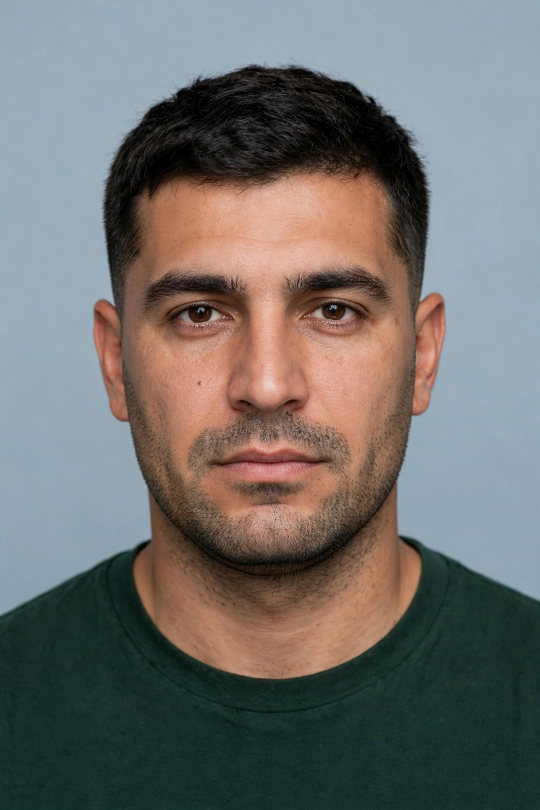
#> input picture facemetric-pilot/assets/M01/_raw/A_crew.jpg, 1080 x 1620 px, given in place of _raw, which was not available (shown at 1/2 size)
$ python render_grid_slide.py ../../facemetric-pilot/assets/M01/_raw ../../facemetric-pilot/assets/M01/_raw ../../facemetric-pilot/assets/M01/_raw ../../facemetric-pilot/assets/M01/_raw --out out.png
#> lines starting #> are read from the running program, lines starting #| are printed output that depends on the picture; pictures that were not available may be replaced by others from this repository, and a replacement may not be noted
#!/usr/bin/env python3
"""Render a faceless "2x2 food grid" TikTok slide (Clear Food-style format).

Layout reproduced from the reference slides:
  * 4 photos in a 2x2 grid, no gutters, each cropped to fill (cover)
  * one caption centred exactly on the horizontal seam, TikTok "classic"
    style: white text, thick black outline, lowercase, no background
  * optional transparent PNG cutout (statue / person) bottom-centre,
    overlapping all four tiles
  * optional "box" caption style (black text on white rounded rect) used
    on CTA slides

Examples:
  python3 render_grid_slide.py -o out.jpg --caption "real PROTEIN" \
      tl.jpg tr.jpg bl.jpg br.jpg
  python3 render_grid_slide.py -o out.jpg --ratio 9:16 \
      --caption "Why is my blood flow so good?" --cutout statue.png a b c d
"""
import argparse
import os
from PIL import Image, ImageDraw, ImageFont, ImageOps

RATIOS = {"3:4": (1080, 1440), "9:16": (1080, 1920)}
HERE = os.path.dirname(os.path.abspath(__file__))
FONT_CANDIDATES = [
    os.path.join(HERE, "TikTokSans-Medium.ttf"),  # drop the real TikTok Sans here if you have it
    "/usr/share/fonts/opentype/inter/Inter-SemiBold.otf",
    "/usr/share/fonts/truetype/dejavu/DejaVuSans-Bold.ttf",
]


# [59 lines left out: functions load_font, wrap, balanced_wrap, draw_caption, not called in this run]


def render_grid(images, caption="", ratio="3:4", style="outline", cutout=None,
                cutout_height=0.45, font_path=None, font_scale=0.07):
    """images: 4 paths or PIL images (TL, TR, BL, BR). Returns a PIL image."""
#> called with caption = '', ratio = '3:4', style = 'outline', cutout_height = 0.45, font_scale = 0.07
    W, H = RATIOS[ratio]
    canvas = Image.new("RGB", (W, H), "black")
#> canvas: PIL image 1080x1440 RGB; every value is 0
    tw, th = W // 2, H // 2
    for i, src in enumerate(images):
        img = src if isinstance(src, Image.Image) else Image.open(src)
#> img is the input picture: PIL image 1080x1620 RGB; mean R, G, B 112.5, 110.8, 108.5
        tile = ImageOps.fit(img.convert("RGB"), (tw, th), Image.LANCZOS)
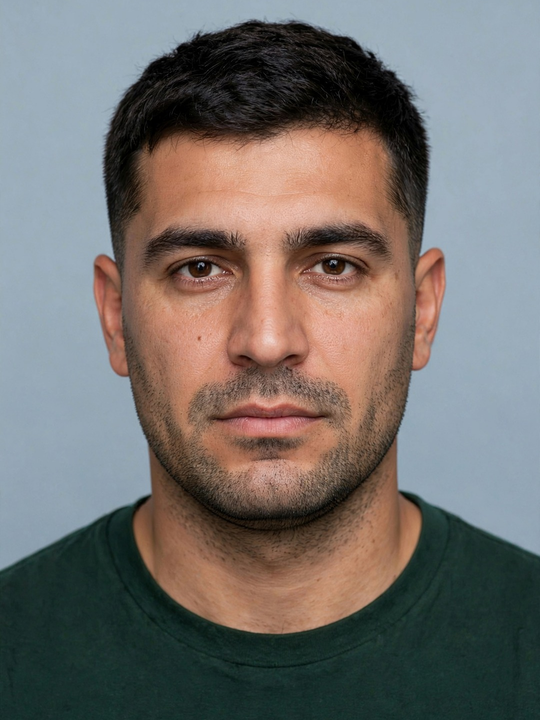
#> tile: PIL image 540x720 RGB; mean R, G, B 115.5, 111, 107.8
        canvas.paste(tile, ((i % 2) * tw, (i // 2) * th))
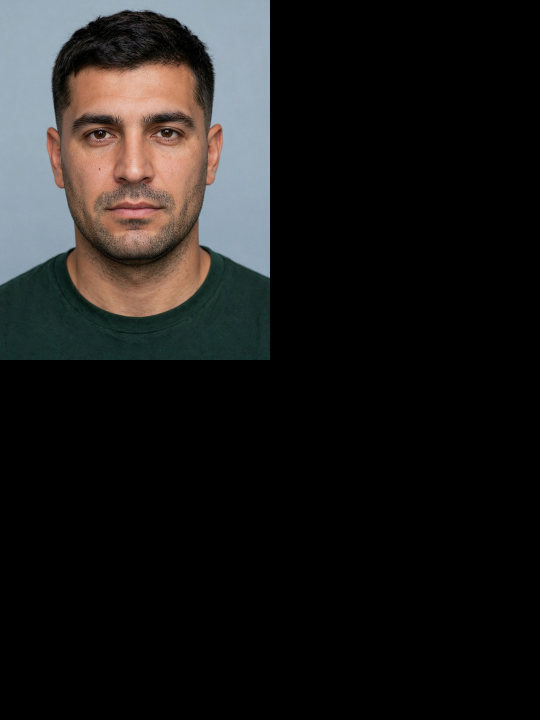
#> canvas: PIL image 1080x1440 RGB (shown at 1/2 size); mean R, G, B 28.9, 27.7, 26.9

    if cutout:
        cut = cutout if isinstance(cutout, Image.Image) else Image.open(cutout)
        cut = cut.convert("RGBA")
        bbox = cut.getbbox()  # trim transparent margins so height is the statue itself
        if bbox:
            cut = cut.crop(bbox)
        ch = int(H * cutout_height)
        cut = cut.resize((int(cut.width * ch / cut.height), ch), Image.LANCZOS)
        canvas.paste(cut, ((W - cut.width) // 2, H - ch), cut)

    if caption:
        draw_caption(canvas, caption, style, font_path, font_scale)
    return canvas


def main():
    ap = argparse.ArgumentParser()
    ap.add_argument("images", nargs=4, help="top-left top-right bottom-left bottom-right")
    ap.add_argument("-o", "--out", required=True)
    ap.add_argument("--caption", default="")
    ap.add_argument("--ratio", choices=RATIOS, default="3:4")
    ap.add_argument("--style", choices=["outline", "box"], default="outline")
    ap.add_argument("--cutout", help="transparent PNG placed bottom-centre")
    ap.add_argument("--cutout-height", type=float, default=0.45, help="fraction of canvas height")
    ap.add_argument("--font")
    ap.add_argument("--font-scale", type=float, default=0.07, help="font size as fraction of width")
    a = ap.parse_args()
    img = render_grid(a.images, a.caption, a.ratio, a.style, a.cutout, a.cutout_height, a.font, a.font_scale)
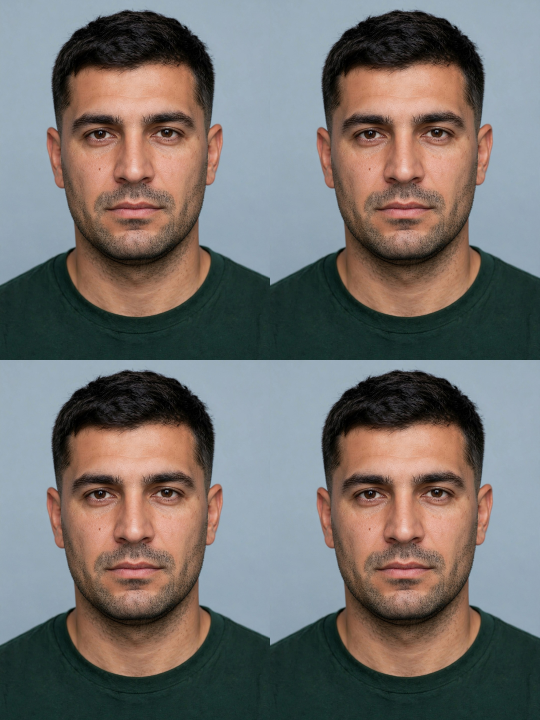
#> img: PIL image 1080x1440 RGB (shown at 1/2 size); mean R, G, B 115.5, 111, 107.8
    img.save(a.out, quality=92)
    print(a.out)


if __name__ == "__main__":
    main()
